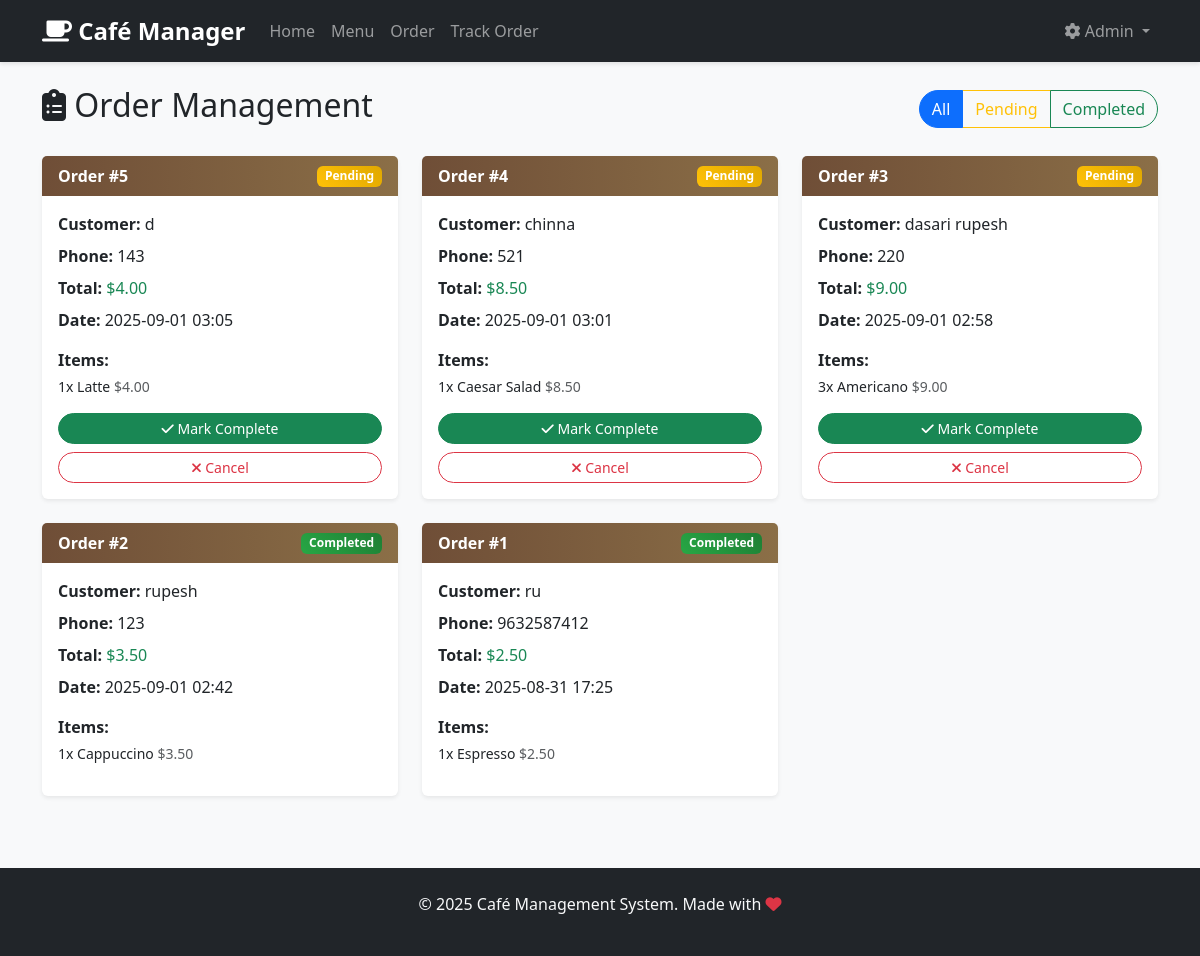
Page /admin/orders on the committed database.
### app.py (models this page shows, shortened)
class Order(db.Model):
    id = db.Column(db.Integer, primary_key=True)
    customer_name = db.Column(db.String(100), nullable=False)
    customer_phone = db.Column(db.String(20))
    total_amount = db.Column(db.Float, nullable=False)
    status = db.Column(db.String(20), default='pending')  # pending, completed, cancelled
    created_at = db.Column(db.DateTime, default=datetime.utcnow)
    order_items = db.relationship('OrderItem', backref='order', lazy=True, cascade='all, delete-orphan')

class OrderItem(db.Model):
    id = db.Column(db.Integer, primary_key=True)
    order_id = db.Column(db.Integer, db.ForeignKey('order.id'), nullable=False)
    menu_item_id = db.Column(db.Integer, db.ForeignKey('menu_item.id'), nullable=False)
    quantity = db.Column(db.Integer, nullable=False)
    price = db.Column(db.Float, nullable=False)
    menu_item = db.relationship('MenuItem', backref='order_items')

class MenuItem(db.Model):
    id = db.Column(db.Integer, primary_key=True)
    name = db.Column(db.String(100), nullable=False)
    description = db.Column(db.Text)
    price = db.Column(db.Float, nullable=False)
    category = db.Column(db.String(50), nullable=False)
    available = db.Column(db.Boolean, default=True)
    created_at = db.Column(db.DateTime, default=datetime.utcnow)

### app.py (the view)
@app.route('/admin/orders')
def admin_orders():
    status_filter = request.args.get('status', 'all')
    if status_filter == 'all':
        orders = Order.query.order_by(Order.created_at.desc()).all()
    else:
        orders = Order.query.filter_by(status=status_filter).order_by(Order.created_at.desc()).all()
    return render_template('admin/orders.html', orders=orders, status_filter=status_filter)

### templates/admin/orders.html (shortened to what this page needs)
{% extends "base.html" %}
{% block content %}
<div class="d-flex justify-content-between align-items-center mb-4">
    <h2><i class="fas fa-clipboard-list"></i> Order Management</h2>
    <div class="btn-group" role="group">
        <a href="{{ url_for('admin_orders', status='all') }}"
           class="btn btn-outline-primary {{ 'active' if status_filter == 'all' }}">All</a>
        <a href="{{ url_for('admin_orders', status='pending') }}"
           class="btn btn-outline-warning {{ 'active' if status_filter == 'pending' }}">Pending</a>
        <a href="{{ url_for('admin_orders', status='completed') }}"
           class="btn btn-outline-success {{ 'active' if status_filter == 'completed' }}">Completed</a>
    </div>
</div>
{% if orders %}
    <div class="row">
        {% for order in orders %}
        <div class="col-md-6 col-lg-4 mb-4">
            <div class="card">
                <div class="card-header d-flex justify-content-between align-items-center">
                    <strong>Order #{{ order.id }}</strong>
                    <span class="badge bg-{{ 'warning' if order.status == 'pending' else 'success' if order.status == 'completed' else 'secondary' }}">
                        {{ order.status.title() }}
                    </span>
                </div>
                <div class="card-body">
                    <div class="mb-2">
                        <strong>Customer:</strong> {{ order.customer_name }}
                    </div>
                    {% if order.customer_phone %}
                    <div class="mb-2">
                        <strong>Phone:</strong> {{ order.customer_phone }}
                    </div>
                    {% endif %}
                    <div class="mb-2">
                        <strong>Total:</strong> <span class="text-success">${{ "%.2f"|format(order.total_amount) }}</span>
                    </div>
                    <div class="mb-3">
                        <strong>Date:</strong> {{ order.created_at.strftime('%Y-%m-%d %H:%M') }}
                    </div>
                    <div class="mb-3">
                        <strong>Items:</strong>
                        <ul class="list-unstyled mt-1">
                            {% for item in order.order_items %}
                            <li class="small">
                                {{ item.quantity }}x {{ item.menu_item.name }}
                                <span class="text-muted">${{ "%.2f"|format(item.price * item.quantity) }}</span>
                            </li>
                            {% endfor %}
                        </ul>
                    </div>
                    {% if order.status == 'pending' %}
                    <div class="d-grid gap-2">
                        <a href="{{ url_for('update_order_status', id=order.id, status='completed') }}"
                           class="btn btn-success btn-sm">
                            <i class="fas fa-check"></i> Mark Complete
                        </a>
                        <a href="{{ url_for('update_order_status', id=order.id, status='cancelled') }}"
                           class="btn btn-outline-danger btn-sm"
                           onclick="return confirm('Are you sure you want to cancel this order?')">
                            <i class="fas fa-times"></i> Cancel
                        </a>
                    </div>
                    {% endif %}
                </div>
            </div>
        </div>
        {% endfor %}
    </div>
{% else %}
    <div class="text-center py-5">
        <i class="fas fa-clipboard-list fa-3x text-muted mb-3"></i>
        <h4 class="text-muted">No orders found</h4>
        <p class="text-muted">{{ 'No orders with this status' if status_filter != 'all' else 'No orders placed yet' }}</p>
    </div>
{% endif %}
{% endblock %}

### static/css/style.css (style rules this page uses)
body { background-color: #f8f9fa; font-family: 'Segoe UI', Tahoma, Geneva, Verdana, sans-serif; }
.card { border: none; box-shadow: 0 0.125rem 0.25rem rgba(0, 0, 0, 0.075); transition: transform 0.2s ease-in-out, box-shadow 0.2s ease-in-out; }
.btn { border-radius: 25px; font-weight: 500; transition: all 0.3s ease; }
.card-header { background: linear-gradient(90deg, #6f4e37, #8b6f47); color: white; border-bottom: none; font-weight: 600; }
.bg-success { background: linear-gradient(45deg, #28a745, #1e7e34) !important; }
.bg-warning { background: linear-gradient(45deg, #ffc107, #e0a800) !important; }
.card { animation: fadeIn 0.5s ease-out; }

### rows in the picture
Order: id "5", status "Pending", customer_name "d", customer_phone "143", total_amount "4.00", created_at "2025-09-01 03:05"
OrderItem: quantity "1", menu_item.name "Latte", item.price*item.quantity "4.00"
Order: id "4", status "Pending", customer_name "chinna", customer_phone "521", total_amount "8.50", created_at "2025-09-01 03:01"
OrderItem: quantity "1", menu_item.name "Caesar Salad", item.price*item.quantity "8.50"
Order: id "3", status "Pending", customer_name "dasari rupesh", customer_phone "220", total_amount "9.00", created_at "2025-09-01 02:58"
OrderItem: quantity "3", menu_item.name "Americano", item.price*item.quantity "9.00"
Order: id "2", status "Completed", customer_name "rupesh", customer_phone "123", total_amount "3.50", created_at "2025-09-01 02:42"
OrderItem: quantity "1", menu_item.name "Cappuccino", item.price*item.quantity "3.50"
Order: id "1", status "Completed", customer_name "ru", customer_phone "9632587412", total_amount "2.50", created_at "2025-08-31 17:25"
OrderItem: quantity "1", menu_item.name "Espresso", item.price*item.quantity "2.50"
